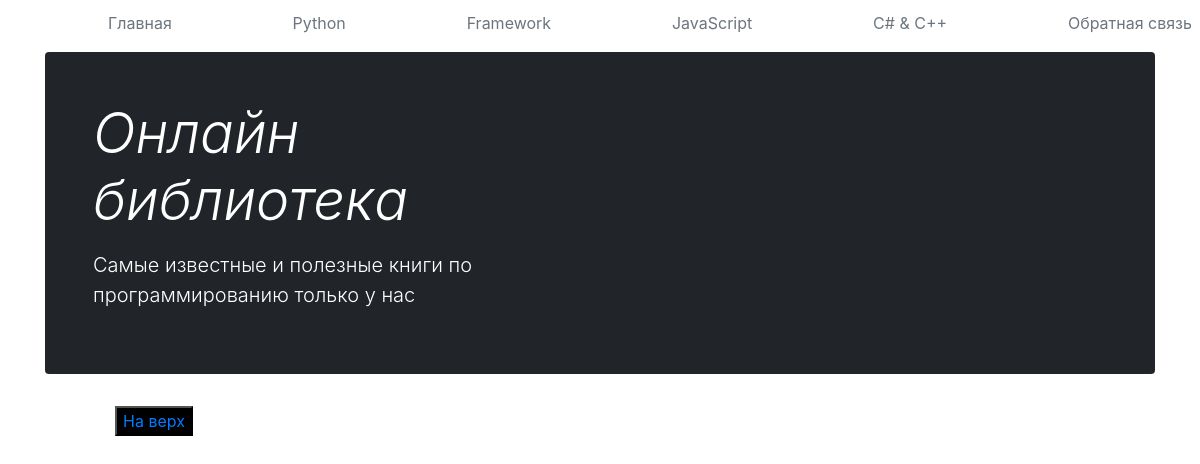
Screenshot of /eng/ with the database file from the repository.
### library/models.py (models this page shows, shortened)
class Category(models.Model):
    title = models.CharField(max_length=120)
    framework = models.BooleanField(default=True)

### library/views.py (the view)
# urls.py: path('eng/', EngbookList, name='eng-book'),
def EngbookList(request):
    books = Book.objects.filter(
        Q(language='en'),
    )
    categories = Category.objects.all()
    context = {
        'books':books,
        'categories':categories
    }
    return render(request, 'library/english_list.html', context)

### templates/library/english_list.html (shortened to what this page needs)
{% extends 'base.html' %}
{% block content %}
<main class="container">
  {% include 'library/header.html' %}
</main>
{% endblock %}

### templates/library/nav.html (shortened to what this page needs)
  <div class="nav-scroller py-1 mb-2">
    <nav class="nav d-flex justify-content-between">
      <a class="p-2 link-secondary" href="{% url 'book-list' %}">Главная</a>
      {% for category in categories %}
      <a class="p-2 link-secondary" href="{% url 'book-list' %}?q={{ category.title }}">{{ category.title }}</a>
      {% endfor %}
      <a class="p-2 link-secondary" href="{% url 'feedback'%}">Обратная связь</a>
      </div>

### templates/base.html (style rules this page uses)
body { background-image: url(https://www.nic.in/wp-content/uploads/2022/08/nic-services-slider-01-scaled.jpg); }
.nav-scroller { position: relative; z-index: 2; height: 2.75rem; overflow-y: hidden; }
.nav-scroller .nav { display: flex; flex-wrap: nowrap; padding-bottom: 1rem; margin-top: -1px; overflow-x: auto; text-align: center; white-space: nowrap; -webkit-overflow-scrolling: touch; }

### templates/library/nav.html (style rules this page uses)
nav { margin-left: 100px; }

### rows the page displays
Category: title "Python"
Category: title "Framework"
Category: title "JavaScript"
Category: title "C# & C++"
